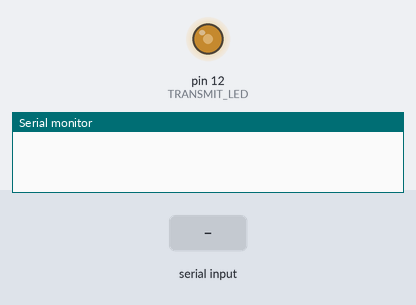
The sketch below on a simulated Arduino Uno, built with avr-gcc and run on an emulated ATmega328P. Parts: output pins drawn as LEDs (lit = HIGH), the last lines printed to the serial monitor. Inputs (shaded band) come from the test bench.

Above: at 0.25 s.
At 1.2 s:
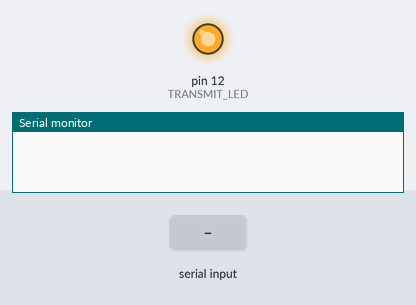
1.3 s: "1" received over Serial
At 3.61 s:
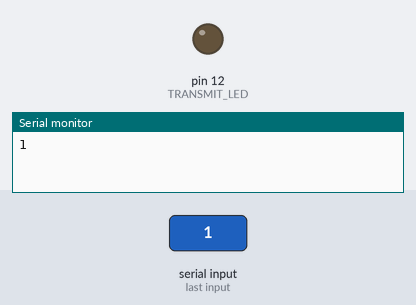
4.3 s: "0" received over Serial
Timing chart, 0 to 13.3 s (numbered marks = the images above; inputs shaded):
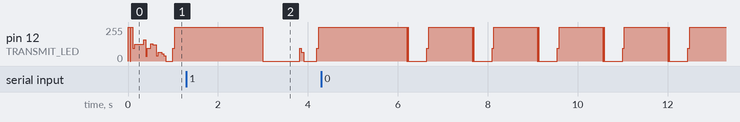

The sketch:

transmitter.ino
```cpp
//ARDUINO LIFI TRANSMITTER

#define TRANSMIT_LED 12
#define SAMPLING_TIME 5

String text;

bool led_state = false;
bool transmit_data = true;
int bytes_counter = 20;
int total_bytes;


void setup() {

Serial.begin(9600);
  pinMode(TRANSMIT_LED, OUTPUT);
  text="HelloThisIs LiFi       #";
}

void loop() {
  if(Serial.available())
  {
    text=Serial.readString();
    text.trim();
     Serial.println(text);
   text.concat("       #");

  }


 total_bytes = text.length();
  while (transmit_data)
  {
    transmit_byte(text[total_bytes - bytes_counter]);
    bytes_counter--;
    if (bytes_counter == 0)
    {
      transmit_data = false;
    }
    //delay(100);
  }
  transmit_data = true;
  bytes_counter = total_bytes;
  delay(1000);
}

void transmit_byte(char data_byte)
{
  digitalWrite(TRANSMIT_LED, LOW);
  delay(SAMPLING_TIME);
  for (int i = 0; i < 8; i++)
  {
    digitalWrite(TRANSMIT_LED, (data_byte >> i) & 0x01);
    delay(SAMPLING_TIME);
  }
  digitalWrite(TRANSMIT_LED, HIGH);
  delay(SAMPLING_TIME);
}
```

Measured:
- by itself, pin 12 (TRANSMIT_LED): repeats every 1.5 s: 255/255 0.01 s, 0/255 0.41 s, 96/255 0.04 s, 255/255 0.97 s, 0/255 0.03 s
